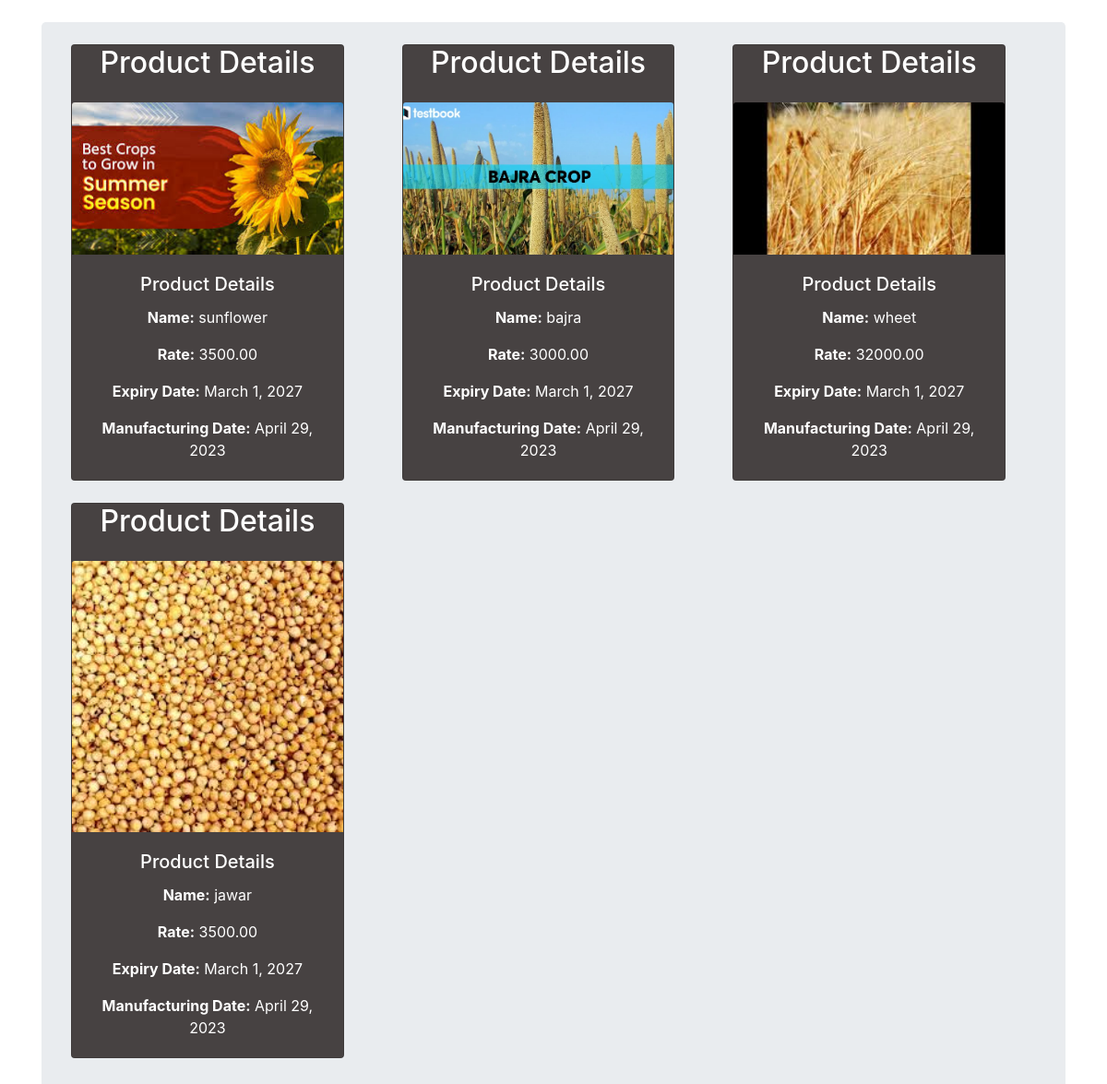
The app's page /data/ with its own data.
### application/models.py (models this page shows)
class summer(models.Model):
    name = models.CharField(max_length=100)
    rate = models.DecimalField(max_digits=10, decimal_places=2)
    image = models.ImageField(upload_to='images/')
    expiry_date = models.DateField()
    manufacturing_date = models.DateField()

### application/views.py (the view)
# urls.py: path('data/',views.y, name='data'),
def y(request):
    data=summer.objects.all()
    return render(request,'summer.html',{'data':data})

### templates/summer.html (shortened to what this page needs)
<!DOCTYPE html>
<html lang="en">
<head>
    <link rel="stylesheet" href="https://stackpath.bootstrapcdn.com/bootstrap/4.3.1/css/bootstrap.min.css">
</head>
<body>
<div class="container mt-4">
    <div class="jumbotron py-4">
{% if data %}
    <div class="row">
        {% for item in data %}
        <div class="col-md-4 mb-4">
            <div class="card text-white custom-card h-100">
         <h2 class="text-center mb-4">Product Details</h2>
               <img src="{{ item.image.url }}" alt="{{ item.name }}" class="card-img-top product-image">
                <div class="card-body text-center">
                    <h5 class="card-title">Product Details</h5>
                    <p class="card-text"><strong>Name:</strong> {{ item.name }}</p>
                    <p class="card-text"><strong>Rate:</strong> {{ item.rate }}</p>
                    <p class="card-text"><strong>Expiry Date:</strong> {{ item.expiry_date }}</p>
                    <p class="card-text"><strong>Manufacturing Date:</strong> {{ item.manufacturing_date }}</p>
                </div>
            </div>
        </div>
        {% endfor %}
    </div>
{% endif %}
</body>
</html>

### templates/summer.html (style rules this page uses)
.custom-card { width: 90%; background-color: rgb(71, 66, 66); }
.product-image { width: 100%; height: 100%; object-fit: cover; }

### records on screen
summer: image (picture), name "sunflower", rate "3500.00", expiry_date "March 1, 2027", manufacturing_date "April 29, 2023"
summer: image (picture), name "bajra", rate "3000.00", expiry_date "March 1, 2027", manufacturing_date "April 29, 2023"
summer: image (picture), name "wheet", rate "32000.00", expiry_date "March 1, 2027", manufacturing_date "April 29, 2023"
summer: image (picture), name "jawar", rate "3500.00", expiry_date "March 1, 2027", manufacturing_date "April 29, 2023"
